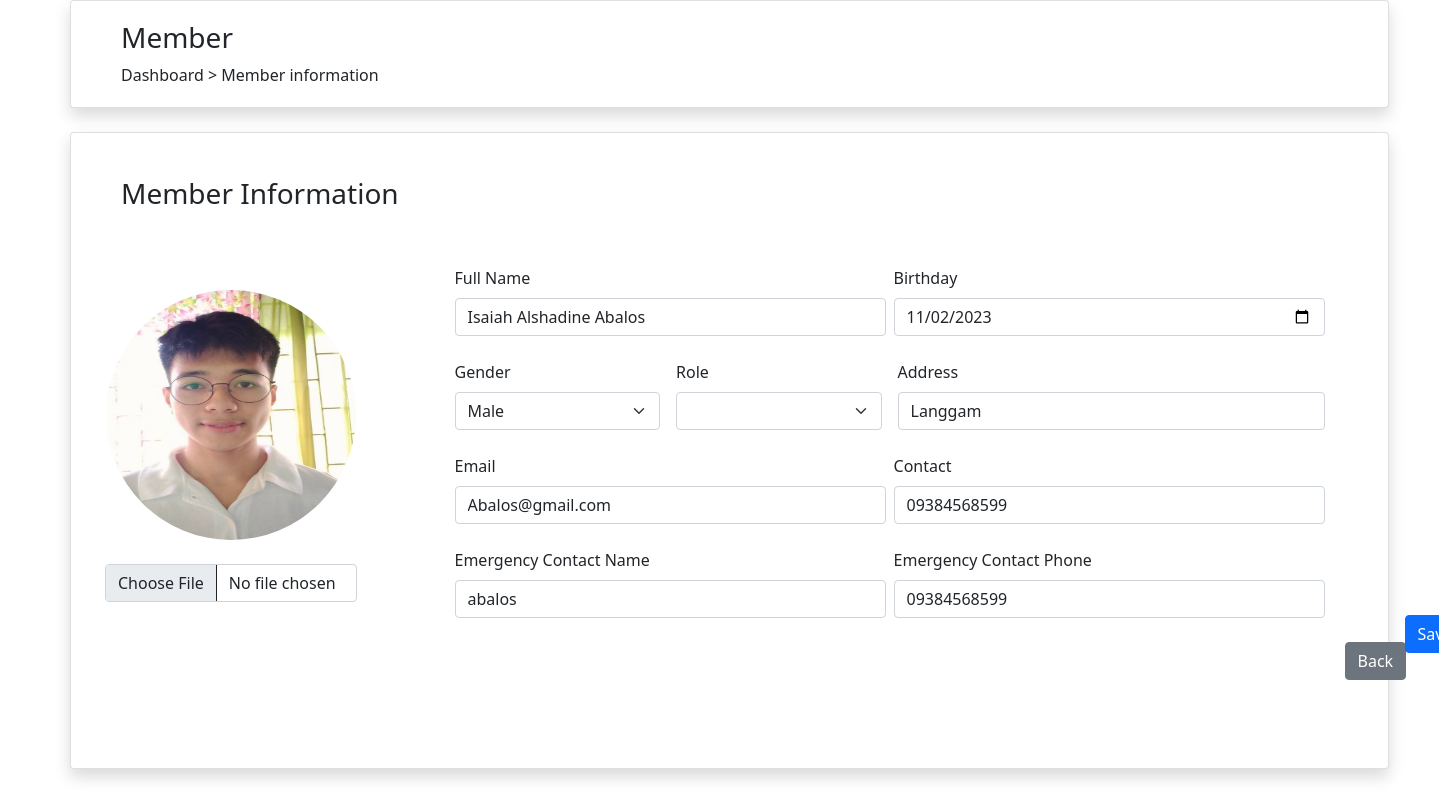
/ADMIN/member/memberedit.php?id=3, run on the app's committed database.
### tables this page shows
CREATE TABLE `qrcode` (
  `id` int(11) NOT NULL,
  `qrtext` varchar(99) NOT NULL,
  `birthday` varchar(99) NOT NULL,
  `gender` varchar(99) NOT NULL,
  `address` varchar(99) NOT NULL,
  `contact` varchar(11) NOT NULL,
  `email` varchar(50) NOT NULL,
  `ecname` varchar(99) NOT NULL,
  `eccontact` varchar(11) NOT NULL,
  `status` int(11) NOT NULL,
  `image_path1` varchar(99) NOT NULL,
  `qrimage` varchar(99) NOT NULL
);

### ADMIN/member/memberedit.php (the view, shortened to what this page needs)
<?php
    require 'dbcon.php';
?>
<div class="col-xl-11 col-lg-12" style="margin-left: 70px;" >
<div class="card shadow mb-8">
    <h3 style="margin-left: 50px; margin-top: 20px;">Member</h3>
    <h7 style="margin-left: 50px; margin-bottom: 20px;">Dashboard > Member information </h7>
</div>
</div>
<div class="col-xl-11 col-lg-12" style="margin-left: 70px;">
<div class="card shadow mb-8">
    <br>
    <h3 style="margin-left: 50px; margin-top: 20px;">Member Information</h3>
    <br>
    <br>
    <form method="POST" action="member/membercode.php" enctype="multipart/form-data">
    <?php
                        if(isset($_GET['id']))
                        {
                            $student_id = mysqli_real_escape_string($con, $_GET['id']);
                            $query = "SELECT * FROM qrcode WHERE id='$student_id' ";
                            $query_run = mysqli_query($con, $query);
                            if(mysqli_num_rows($query_run) > 0)
                            {
                                $student = mysqli_fetch_array($query_run);
                                ?>
        <div class="row">
          <div class="col-xl-2 col-lg-4" style="margin-left: 10px;  margin-top: 100px;" >
            <div class="col g-6">
              <div class="p-4" style="width: 300px; margin-top: -100px;">
                  <div class="text-center">
                      <img id="preview"
                           src="member/images/<?=$student['image_path1'];?>"
                           style="width: 250px;; height: 250px;;"
                           class="rounded rounded-circle" alt="placeholder">
                  </div>
                  <br>
                  <div class="col">
                    <div class="col g-6">
                    <input type="file" name="editmember_uploadfile" id="editmember_uploadfile"  class="form-control" accept="image/*"
                           onchange="editPreview(this, 'image-preview')" >
                    </div>
                </div>
              </div>
          </div>
          </div>
          <div class="col-xl-8 col-lg-7" style="margin-left: 150px;" >
            <div class="row g-2">
                    <div class="col">
                      <label for="editemployeefname" class="form-label">Full Name</label>
                      <input type="text" class="form-control" id="editmember_qrtext" name="editmember_qrtext" value="<?= $student['qrtext']; ?>">
                    </div>
                    <div class="col">
                      <label for="editemployeelname" class="form-label">Birthday</label>
                      <input type="date" class="form-control" id="editmember_birthday" name="editmember_birthday" value="<?= $student['birthday']; ?>">
                    </div>
                    </div>
                    <br>
                    <div class="row g-3">
                    <div class="col">
                        <label for="editemployeegender" class="form-label">Gender</label>
                        <select class="form-select" id="editmember_gender" name="editmember_gender">
                          <option selected><?= $student['gender']; ?></option>
                        </select>
                      </div><div class="col">
                        <label for="editemployeegender" class="form-label">Role</label>
                        <select class="form-select" id="editmember_role" name="editmember_role">
                          <option selected><?= $student['role']; ?></option>
                          <option value="Member">Member</option>
                        </select>
                      </div>
                    <div class="col-md-6">
                      <label for="editemployeelname" class="form-label">Address</label>
                      <input type="text" class="form-control" id="editmember_address" name="editmember_address" value="<?= $student['address']; ?>">
                    </div>
                    </div>
                    <br>
                    <div class="row g-2">
                    <div class="col">
                      <label for="editemployeefname" class="form-label">Email</label>
                      <input type="email" class="form-control" id="editmember_email" name="editmember_email" value="<?= $student['email']; ?>">
                    </div>
                    <div class="col">
                      <label for="editemployeelname" class="form-label">Contact</label>
                      <input type="number" class="form-control" id="editmember_contact" name="editmember_contact" value="<?= $student['contact']; ?>">
                    </div>
                    </div>
                    <br>
                    <div class="row g-2">
                    <div class="col">
                      <label for="editemployeefname" class="form-label">Emergency Contact Name</label>
                      <input type="text" class="form-control" id="editmember_ecname" name="editmember_ecname" value="<?= $student['ecname']; ?>">
                    </div>
                    <div class="col">
                      <label for="editemployeelname" class="form-label">Emergency Contact Phone</label>
                      <input type="number" class="form-control" id="editmember_eccontact" name="editmember_eccontact" value="<?= $student['eccontact']; ?>">
                    </div>
                    </div>
                    <br>
                    <div class="footer">
                    <a href="memberlayout.php">
                    <input type="button" name="back-btn" value="Back" class="btn btn-secondary" style="margin-left: 890px;"/>
                    </a>
                    <input type="submit" name="editmember_btn" value="Save" class="btn btn-primary" style="margin-left: 950px; margin-top: -65px;"/>
                    </div>
                    <br>
    <br>
    <br>
             </form>
             <?php
                            }
                            else
                            {
                                echo "<h4>No Such Id Found</h4>";
                            }
                        }
                        ?>
</div>
</div>
<link rel="stylesheet" href="https://cdn.jsdelivr.net/npm/bootstrap@5.1.3/dist/css/bootstrap.min.css">

### data on the page
qrcode: image_path1 (picture), editmember_qrtext "Isaiah Alshadine Abalos", editmember_birthday "11/02/2023", editmember_gender "Male", editmember_address "Langgam", editmember_email "Abalos@gmail.com", editmember_contact "09384568599", editmember_ecname "abalos", editmember_eccontact "09384568599"
